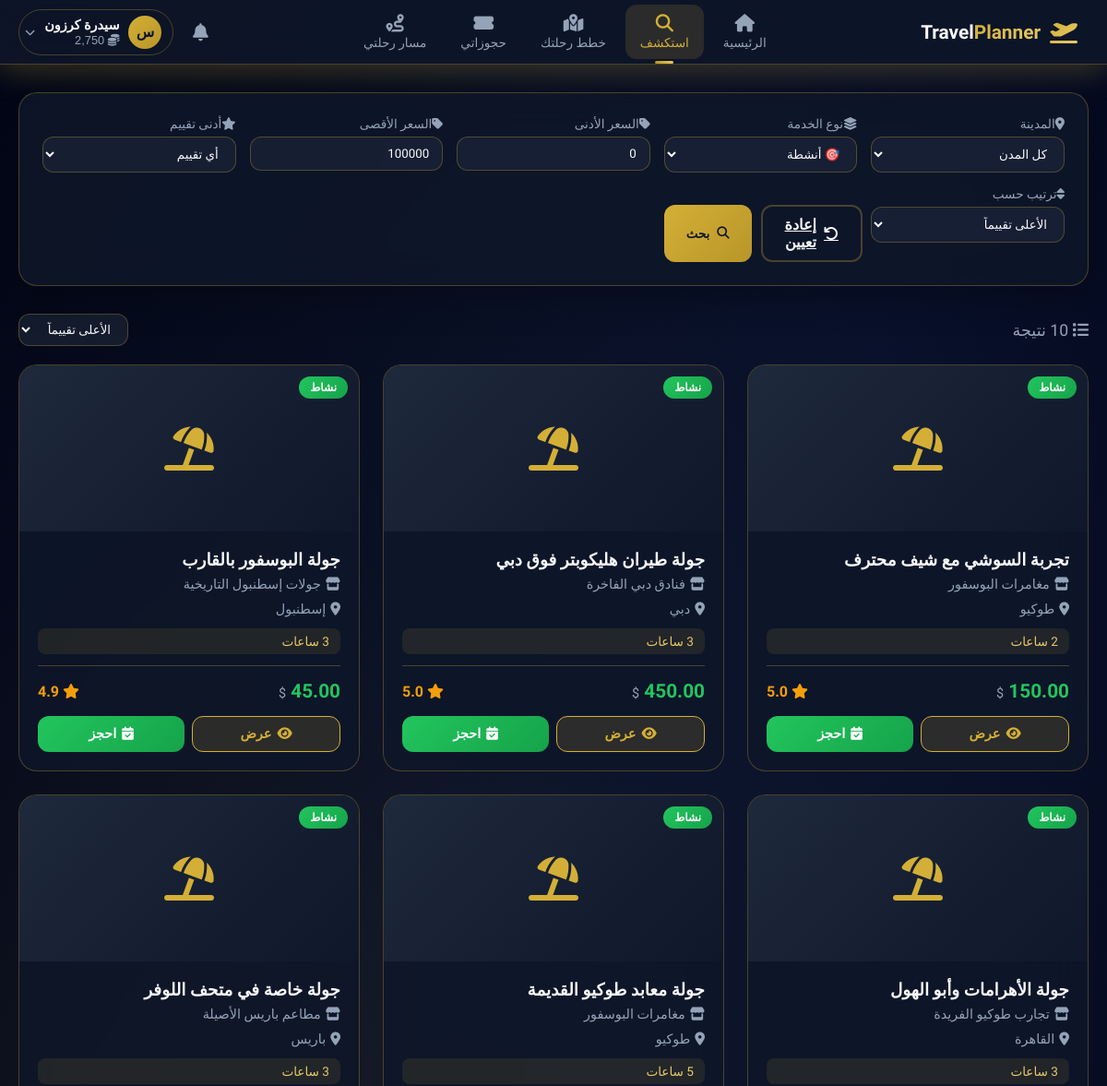
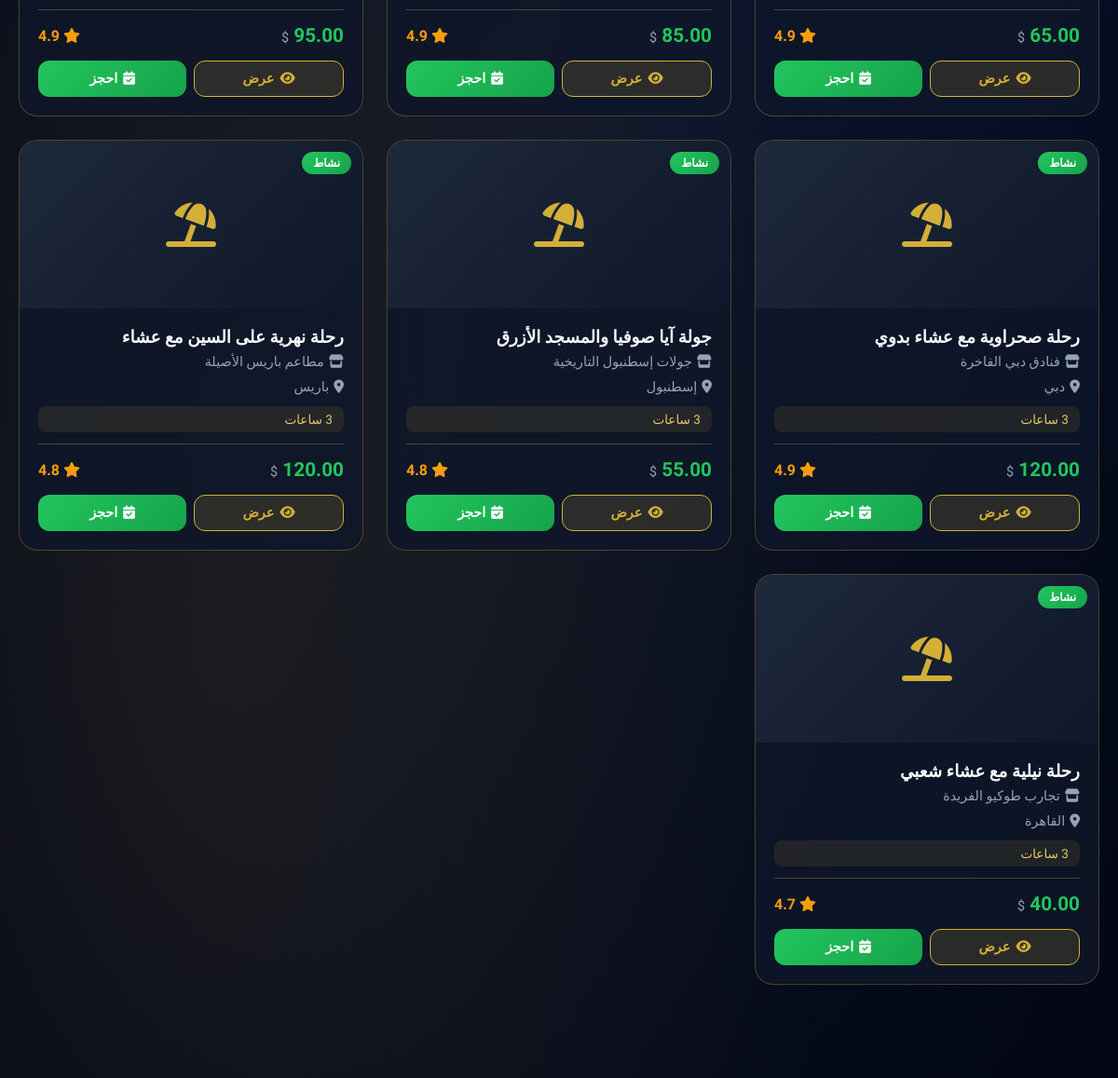
The page /search.php?type=activity (signed in) on the database its author committed (2 pictures, top to bottom).
### tables this page shows
CREATE TABLE `travelers` (
  `id` int(11) NOT NULL,
  `user_id` int(11) DEFAULT NULL,
  `full_name` varchar(100) DEFAULT NULL,
  `phone` varchar(20) DEFAULT NULL,
  `loyalty_points` int(11) DEFAULT 0
);

CREATE TABLE `activities` (
  `id` int(11) NOT NULL,
  `provider_id` int(11) DEFAULT NULL,
  `name` varchar(100) DEFAULT NULL,
  `city` varchar(50) DEFAULT NULL,
  `price` decimal(10,2) DEFAULT NULL,
  `duration_hours` int(11) DEFAULT NULL,
  `rating` decimal(2,1) DEFAULT 0.0,
  `image_url` varchar(255) DEFAULT NULL,
  `description` text DEFAULT NULL,
  `created_at` timestamp NOT NULL DEFAULT current_timestamp(),
  `updated_at` timestamp NOT NULL DEFAULT current_timestamp() ON UPDATE current_timestamp()
);

CREATE TABLE `providers` (
  `id` int(11) NOT NULL,
  `user_id` int(11) DEFAULT NULL,
  `business_name` varchar(100) DEFAULT NULL,
  `business_type` enum('hotel','restaurant','activity') NOT NULL,
  `is_verified` tinyint(1) DEFAULT 0
);

### search.php (the view, shortened to what this page needs)
<?php
include '../config/db.php';
$service_type = $_GET['type'] ?? 'all';
$min_price = floatval($_GET['min_price'] ?? 0);
$max_price = floatval($_GET['max_price'] ?? 100000);
$min_rating = floatval($_GET['min_rating'] ?? 0);
$sort_by = $_GET['sort'] ?? 'rating_desc';
$where_parts = [];
$where_clause = $where_parts ? "AND " . implode(" AND ", $where_parts) : "";
$sort_options = [
    'rating_desc' => 'ORDER BY rating DESC, price ASC',
    'rating_asc'  => 'ORDER BY rating ASC, price ASC',
    'price_asc'   => 'ORDER BY price ASC, rating DESC',
    'price_desc'  => 'ORDER BY price DESC, rating DESC',
    'name_asc'    => 'ORDER BY name ASC',
];
$order_clause = $sort_options[$sort_by] ?? 'ORDER BY rating DESC';
$queries = [];
if ($service_type === 'all' || $service_type === 'activity') {
    $queries[] = "
        SELECT
            a.id,
            a.name,
            a.city,
            a.price,
            a.rating,
            a.image_url,
            a.description,
            p.business_name AS provider,
            'activity' AS type,
            CONCAT(a.duration_hours, ' ساعات') AS extra_info
        FROM activities a
        JOIN providers p ON a.provider_id = p.id
        WHERE a.price IS NOT NULL $where_clause
    ";
}
$results = null;
if (!empty($queries)) {
    $union_sql = implode(" UNION ALL ", $queries);
    $full_sql = "$union_sql $order_clause";
    $results = mysqli_query($conn, $full_sql);
}
function buildImagePath($image_url)
{
    $browser_path = '../' . htmlspecialchars($image_url);
    $server_path = __DIR__ . '/../' . $image_url;
    return [
        'browser' => $browser_path,
        'server' => $server_path,
        'exists' => file_exists($server_path)
    ];
}
?>
<!DOCTYPE html>
<html lang="ar" dir="rtl">
<head>
    <link rel="stylesheet" href="https://cdnjs.cloudflare.com/ajax/libs/font-awesome/6.4.0/css/all.min.css">
    <link href="https://unpkg.com/aos@2.3.1/dist/aos.css" rel="stylesheet">
</head>
<body>
    <div class="bg-animation"></div>
    <?php include 'navbar.php'; ?>
    <main class="main-content">
        <div class="search-filters" data-aos="fade-down">
            <form method="GET" class="filter-grid">
                <div class="filter-group">
                    <label><i class="fas fa-location-dot me-1"></i>المدينة</label>
                    <select name="city">
                        <option value="">كل المدن</option>
                    </select>
                </div>
                <div class="filter-group">
                    <label><i class="fas fa-layer-group me-1"></i>نوع الخدمة</label>
                    <select name="type">
                        <option value="activity" <?php echo $service_type === 'activity' ? 'selected' : ''; ?>>🎯 أنشطة</option>
                    </select>
                </div>
                <div class="filter-group">
                    <label><i class="fas fa-tag me-1"></i>السعر الأدنى</label>
                    <input type="number" name="min_price" value="<?php echo $min_price; ?>" min="0" placeholder="من">
                </div>
                <div class="filter-group">
                    <label><i class="fas fa-tag me-1"></i>السعر الأقصى</label>
                    <input type="number" name="max_price" value="<?php echo $max_price; ?>" min="0" placeholder="إلى">
                </div>
                <div class="filter-group">
                    <label><i class="fas fa-star me-1"></i>أدنى تقييم</label>
                    <select name="min_rating">
                        <option value="0" <?php echo $min_rating == 0 ? 'selected' : ''; ?>>أي تقييم</option>
                    </select>
                </div>
                <div class="filter-group">
                    <label><i class="fas fa-sort me-1"></i>ترتيب حسب</label>
                    <select name="sort">
                        <option value="rating_desc" <?php echo $sort_by === 'rating_desc' ? 'selected' : ''; ?>>الأعلى تقييماً</option>
                    </select>
                </div>
                <div class="filter-actions">
                    <a href="search.php" class="btn-filter btn-outline"><i class="fas fa-undo"></i> إعادة تعيين</a>
                    <button type="submit" class="btn-filter btn-primary"><i class="fas fa-search"></i> بحث</button>
                </div>
            </form>
        </div>
        <div class="results-header">
            <div class="results-count">
                <i class="fas fa-list me-2"></i>
                <?php echo ($results && mysqli_num_rows($results) > 0) ? mysqli_num_rows($results) : 0; ?> نتيجة
            </div>
            <select class="sort-select" onchange="location.href=this.value">
                <option value="?<?php echo http_build_query(array_merge($_GET, ['sort' => 'rating_desc'])); ?>" <?php echo $sort_by === 'rating_desc' ? 'selected' : ''; ?>>الأعلى تقييماً</option>
            </select>
        </div>
        <div class="results-grid">
            <?php if ($results && mysqli_num_rows($results) > 0): ?>
                <?php while ($item = mysqli_fetch_assoc($results)):
                    $img = buildImagePath($item['image_url']);
                    $type_badge = ['hotel' => 'فندق', 'restaurant' => 'مطعم', 'activity' => 'نشاط'][$item['type']] ?? '';
                    $icon = ['hotel' => 'hotel', 'restaurant' => 'utensils', 'activity' => 'umbrella-beach'][$item['type']] ?? 'store';
                ?>
                    <div class="service-card" data-aos="fade-up">
                        <div class="service-image">
                            <?php if ($img['exists'] && !empty($img['browser'])): ?>
                                <img src="<?php echo $img['browser']; ?>"
                                    alt="<?php echo htmlspecialchars($item['name']); ?>"
                                    loading="lazy"
                                    onerror="this.parentElement.innerHTML='<div style=\'width:100%;height:100%;background:linear-gradient(135deg,#1e293b,#0f172a);display:flex;align-items:center;justify-content:center;color:var(--gold-primary);font-size:3rem;\'><i class=\'fas fa-<?php echo $icon; ?>\'></i></div>'">
                            <?php else: ?>
                                <div style="width:100%;height:100%;background:linear-gradient(135deg,#1e293b,#0f172a);display:flex;align-items:center;justify-content:center;color:var(--gold-primary);font-size:3rem;">
                                    <i class="fas fa-<?php echo $icon; ?>"></i>
                                </div>
                            <?php endif; ?>
                            <span class="service-type-badge <?php echo $item['type']; ?>"><?php echo $type_badge; ?></span>
                        </div>
                        <div class="service-content">
                            <h3 class="service-name"><?php echo htmlspecialchars($item['name']); ?></h3>
                            <p class="service-provider"><i class="fas fa-store"></i> <?php echo htmlspecialchars($item['provider']); ?></p>
                            <p class="service-location"><i class="fas fa-map-marker-alt"></i> <?php echo htmlspecialchars($item['city']); ?></p>
                            <?php if ($item['extra_info']): ?>
                                <span class="service-extra"><?php echo htmlspecialchars($item['extra_info']); ?></span>
                            <?php endif; ?>
                            <div class="service-footer">
                                <div class="service-price"><?php echo number_format($item['price'], 2); ?> <span>$</span></div>
                                <div class="service-rating">
                                    <i class="fas fa-star"></i> <?php echo number_format($item['rating'] ?? 0, 1); ?>
                                </div>
                            </div>
                            <div class="service-actions">
                                <a href="service_details.php?id=<?php echo $item['id']; ?>&type=<?php echo $item['type']; ?>" class="btn-card btn-view">
                                    <i class="fas fa-eye"></i> عرض
                                </a>
                                <a href="service_details.php?id=<?php echo $item['id']; ?>&type=<?php echo $item['type']; ?>#book" class="btn-card btn-book">
                                    <i class="fas fa-calendar-check"></i> احجز
                                </a>
                            </div>
                        </div>
                    </div>
                <?php endwhile; ?>
            <?php endif; ?>
        </div>
    </main>
</body>
</html>

### navbar.php (shortened to what this page needs)
<?php
$current_page = basename($_SERVER['PHP_SELF']);
$traveler = null;
if (isset($_SESSION['user_id']) && isset($conn)) {
    $uid = $_SESSION['user_id'];
    $traveler = mysqli_fetch_assoc(mysqli_query(
        $conn,
        "SELECT t.*, u.username, u.email
         FROM travelers t
         JOIN users u ON t.user_id = u.id
         WHERE t.user_id = $uid"
    ));
}
?>
<nav class="luxury-navbar">
    <div class="navbar-container">
        <div class="navbar-brand">
            <a href="index.php" class="brand-link">
                <i class="fas fa-plane-departure brand-icon"></i>
                <span class="brand-text">
                    Travel<span class="brand-highlight">Planner</span>
                </span>
            </a>
        </div>
        <div class="navbar-links" id="navbarLinks">
            <a href="index.php" class="nav-link <?php echo $current_page === 'index.php' ? 'active' : ''; ?>">
                <i class="fas fa-home"></i>
                <span>الرئيسية</span>
            </a>
            <a href="search.php" class="nav-link <?php echo $current_page === 'search.php' ? 'active' : ''; ?>">
                <i class="fas fa-search"></i>
                <span>استكشف</span>
            </a>
            <a href="plan_trip.php" class="nav-link <?php echo $current_page === 'plan_trip.php' ? 'active' : ''; ?>">
                <i class="fas fa-map-marked-alt"></i>
                <span>خطط رحلتك</span>
            </a>
            <a href="my_bookings.php" class="nav-link <?php echo $current_page === 'my_bookings.php' ? 'active' : ''; ?>">
                <i class="fas fa-ticket-alt"></i>
                <span>حجوزاتي</span>
            </a>
            <a href="my_itinerary.php" class="nav-link <?php echo $current_page === 'my_itinerary.php' ? 'active' : ''; ?>">
                <i class="fas fa-route"></i>
                <span>مسار رحلتي</span>
            </a>
        </div>
        <div class="navbar-actions">
            <div class="nav-dropdown notification-dropdown">
                <button class="nav-icon-btn" id="notificationBtn" aria-label="الإشعارات">
                    <i class="fas fa-bell"></i>
                </button>
            </div>
            <div class="nav-dropdown user-dropdown">
                <button class="user-btn" id="userBtn">
                    <div class="user-avatar">
                        <?php echo mb_substr($traveler['full_name'] ?? 'م', 0, 1); ?>
                    </div>
                    <div class="user-info d-none d-lg-block">
                        <span class="user-name"><?php echo htmlspecialchars($traveler['full_name'] ?? 'مسافر'); ?></span>
                        <span class="user-points">
                            <i class="fas fa-coins text-warning"></i>
                            <?php echo number_format($traveler['loyalty_points'] ?? 0); ?>
                        </span>
                    </div>
                    <i class="fas fa-chevron-down toggle-icon"></i>
                </button>
            </div>
        </div>
    </div>
</nav>

### navbar.php (style rules this page uses)
:root { --gold-primary: #d4af37; --gold-light: #e6c96a; --gold-dark: #b89628; --blue-dark: #0f172a; --blue-darker: #020617; --blue-light: #1e293b; --text-primary: #f8fafc; --text-secondary: #94a3b8; --glass-bg: rgba(15, 23, 42, 0.85); --glass-border: rgba(212, 175, 55, 0.3); --shadow-gold: 0 8px 32px rgba(212, 175, 55, 0.25); --transition: all 0.3s cubic-bezier(0.4, 0, 0.2, 1); }
.luxury-navbar { position: fixed; top: 0; left: 0; right: 0; z-index: 1000; background: var(--glass-bg); backdrop-filter: blur(20px); -webkit-backdrop-filter: blur(20px); border-bottom: 1px solid var(--glass-border); box-shadow: var(--shadow-gold); padding: 0 20px; height: 70px; transition: var(--transition); }
.navbar-container { max-width: 1400px; margin: 0 auto; height: 100%; display: flex; align-items: center; justify-content: space-between; gap: 20px; }
.navbar-brand { flex-shrink: 0; }
.brand-link { display: flex; align-items: center; gap: 10px; text-decoration: none; padding: 8px 12px; border-radius: 12px; transition: var(--transition); }
.brand-icon { font-size: 1.5rem; background: linear-gradient(135deg, var(--gold-primary), var(--gold-light)); -webkit-background-clip: text; -webkit-text-fill-color: transparent; background-clip: text; }
.brand-text { font-size: 1.3rem; font-weight: 700; color: var(--text-primary); font-family: 'Tajawal', sans-serif; }
.brand-highlight { background: linear-gradient(135deg, var(--gold-primary), var(--gold-light)); -webkit-background-clip: text; -webkit-text-fill-color: transparent; background-clip: text; }
.navbar-links { display: flex; align-items: center; gap: 5px; flex: 1; justify-content: center; }
.nav-link { display: flex; flex-direction: column; align-items: center; gap: 4px; padding: 10px 16px; text-decoration: none; color: var(--text-secondary); border-radius: 12px; transition: var(--transition); position: relative; font-size: 0.85rem; font-family: 'Tajawal', sans-serif; }
.nav-link i { font-size: 1.2rem; transition: var(--transition); }
.nav-link.active { color: var(--gold-primary); background: rgba(212, 175, 55, 0.15); }
.nav-link.active i { color: var(--gold-primary); }
.nav-link.active::after { content: ''; position: absolute; bottom: -5px; left: 50%; transform: translateX(-50%); width: 20px; height: 3px; background: linear-gradient(90deg, var(--gold-dark), var(--gold-primary), var(--gold-light)); border-radius: 2px; animation: glowLine 2s ease-in-out infinite; }
.navbar-actions { display: flex; align-items: center; gap: 8px; flex-shrink: 0; }
.nav-dropdown { position: relative; }
.nav-icon-btn { background: transparent; border: none; color: var(--text-secondary); font-size: 1.2rem; padding: 10px; border-radius: 12px; cursor: pointer; transition: var(--transition); position: relative; width: 42px; height: 42px; display: flex; align-items: center; justify-content: center; }
.user-btn { display: flex; align-items: center; gap: 10px; background: transparent; border: 1px solid var(--glass-border); padding: 6px 12px 6px 6px; border-radius: 50px; cursor: pointer; transition: var(--transition); }
.user-avatar { width: 36px; height: 36px; border-radius: 50%; background: linear-gradient(135deg, var(--gold-primary), var(--gold-dark)); color: var(--blue-dark); display: flex; align-items: center; justify-content: center; font-weight: 700; font-size: 1rem; flex-shrink: 0; }
.user-info { display: flex; flex-direction: column; text-align: right; }
.user-name { color: var(--text-primary); font-size: 0.9rem; font-weight: 600; font-family: 'Tajawal', sans-serif; }
.user-points { color: var(--text-secondary); font-size: 0.8rem; }
.toggle-icon { color: var(--text-secondary); font-size: 0.7rem; transition: transform 0.3s; }
.luxury-navbar::before { content: ''; position: absolute; top: 0; left: -100%; width: 100%; height: 100%; background: linear-gradient(90deg, transparent, rgba(212, 175, 55, 0.1), transparent); animation: shimmer 3s infinite; pointer-events: none; }

### rows shown on the page
travelers: full_name "س", full_name "سيدرة كرزون", loyalty_points "2,750"
activities: type_badge "نشاط", name "تجربة السوشي مع شيف محترف", provider.business_name "مغامرات البوسفور", city "طوكيو", extra_info "2 ساعات", rating "5.0"
activities: type_badge "نشاط", name "جولة طيران هليكوبتر فوق دبي", provider.business_name "فنادق دبي الفاخرة", city "دبي", extra_info "3 ساعات", rating "5.0"
activities: type_badge "نشاط", name "جولة البوسفور بالقارب", provider.business_name "جولات إسطنبول التاريخية", city "إسطنبول", extra_info "3 ساعات", rating "4.9"
activities: type_badge "نشاط", name "جولة الأهرامات وأبو الهول", provider.business_name "تجارب طوكيو الفريدة", city "القاهرة", extra_info "3 ساعات", rating "4.9"
activities: type_badge "نشاط", name "جولة معابد طوكيو القديمة", provider.business_name "مغامرات البوسفور", city "طوكيو", extra_info "5 ساعات", rating "4.9"
activities: type_badge "نشاط", name "جولة خاصة في متحف اللوفر", provider.business_name "مطاعم باريس الأصيلة", city "باريس", extra_info "3 ساعات", rating "4.9"
activities: type_badge "نشاط", name "رحلة صحراوية مع عشاء بدوي", provider.business_name "فنادق دبي الفاخرة", city "دبي", extra_info "3 ساعات", rating "4.9"
activities: type_badge "نشاط", name "جولة آيا صوفيا والمسجد الأزرق", provider.business_name "جولات إسطنبول التاريخية", city "إسطنبول", extra_info "3 ساعات", rating "4.8"
activities: type_badge "نشاط", name "رحلة نهرية على السين مع عشاء", provider.business_name "مطاعم باريس الأصيلة", city "باريس", extra_info "3 ساعات", rating "4.8"
activities: type_badge "نشاط", name "رحلة نيلية مع عشاء شعبي", provider.business_name "تجارب طوكيو الفريدة", city "القاهرة", extra_info "3 ساعات", rating "4.7"
